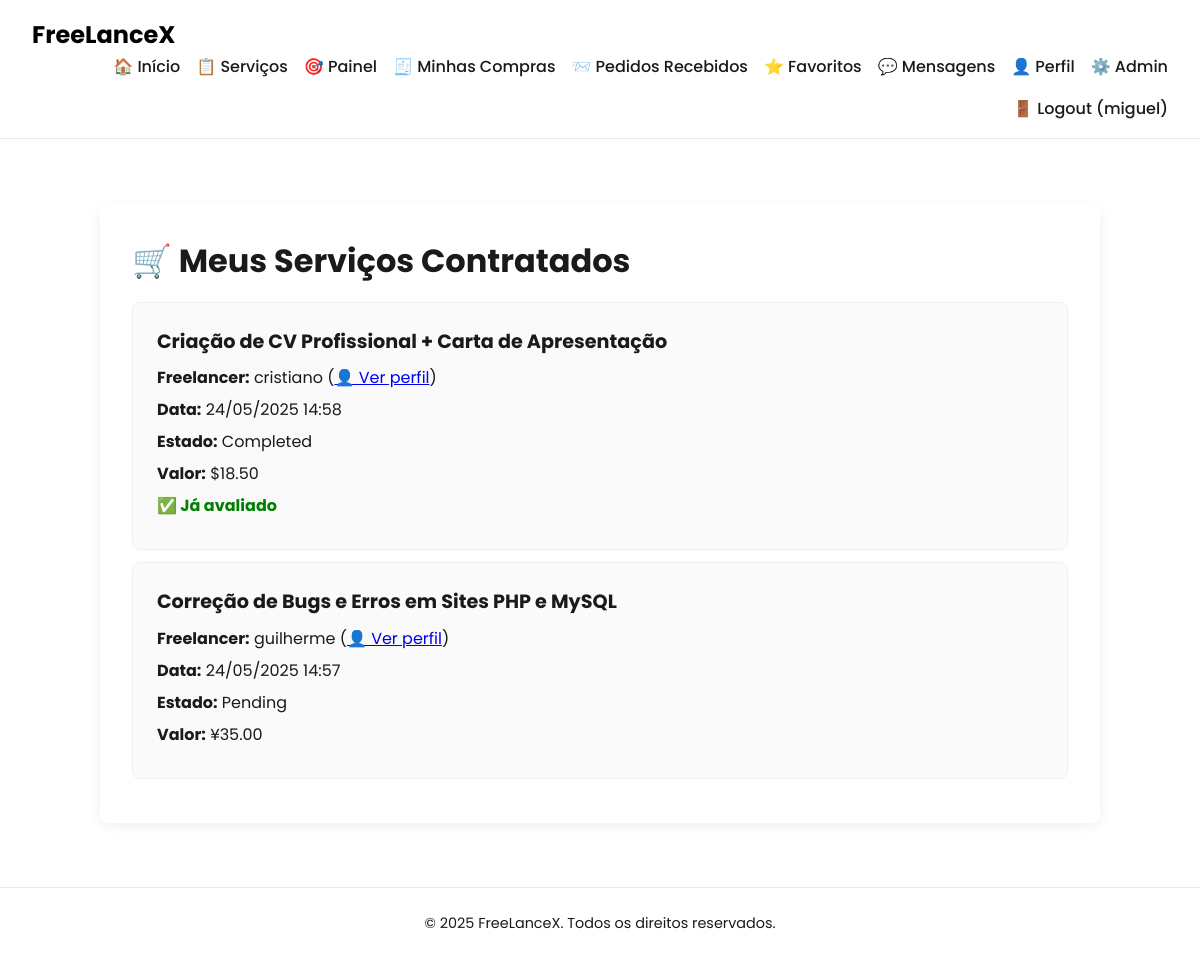
Screenshot of /pages/my_orders.php (signed in) with the database file from the repository.
### tables this page shows
CREATE TABLE transactions (
    id INTEGER PRIMARY KEY AUTOINCREMENT,
    client_id INTEGER NOT NULL,
    service_id INTEGER NOT NULL,
    status TEXT DEFAULT 'pending',
    created_at TEXT DEFAULT CURRENT_TIMESTAMP,
    completed_at TEXT, amount REAL, currency TEXT DEFAULT 'USD',
    FOREIGN KEY(client_id) REFERENCES users(id),
    FOREIGN KEY(service_id) REFERENCES services(id)
);

CREATE TABLE services (
    id INTEGER PRIMARY KEY AUTOINCREMENT,
    freelancer_id INTEGER NOT NULL,
    title TEXT NOT NULL,
    description TEXT,
    price REAL NOT NULL,
    delivery_time TEXT NOT NULL,
    category TEXT, 
    media_path TEXT,
    is_promoted INTEGER DEFAULT 0, currency TEXT DEFAULT 'USD', status TEXT DEFAULT 'pendente',
    FOREIGN KEY(freelancer_id) REFERENCES users(id)
);

CREATE TABLE users (
    id INTEGER PRIMARY KEY AUTOINCREMENT,
    username TEXT NOT NULL UNIQUE,
    email TEXT NOT NULL UNIQUE,
    password_hash TEXT NOT NULL,
    is_admin INTEGER DEFAULT 0
);

### pages/my_orders.php (the view, shortened to what this page needs)
<?php
require_once '../includes/db.php';
?>
<!DOCTYPE html>
<html lang="pt">
<?php include '../includes/head.php'; ?>
<body>
<?php include '../includes/header.php'; ?>
<?php
$user_id = $_SESSION['user_id'];
$stmt = $db->prepare("
    SELECT t.*, s.title, s.freelancer_id, u.username AS freelancer_name
    FROM transactions t
    JOIN services s ON t.service_id = s.id
    JOIN users u ON s.freelancer_id = u.id
    WHERE t.client_id = :uid
    ORDER BY t.created_at DESC
");
$stmt->execute([':uid' => $user_id]);
$orders = $stmt->fetchAll(PDO::FETCH_ASSOC);
function getCurrencySymbol($currency) {
    return match (strtoupper($currency)) {
        'USD' => '$',
        'EUR' => '€',
        'GBP' => '£',
        'BRL' => 'R$',
        'JPY' => '¥',
        default => $currency
    };
}
?>
<main class="dashboard-container">
    <h2>🛒 Meus Serviços Contratados</h2>
    <?php if (count($orders) === 0): ?>
        <p class="no-services">Ainda não contrataste nenhum serviço.</p>
    <?php else: ?>
        <ul class="service-list">
            <?php foreach ($orders as $order): ?>
                <li class="service-item">
                    <h4><?= htmlspecialchars($order['title']) ?></h4>
                    <p>
                        <strong>Freelancer:</strong>
                        <?= htmlspecialchars($order['freelancer_name']) ?>
                        (<a href="public_profile.php?id=<?= $order['freelancer_id'] ?>">👤 Ver perfil</a>)
                    </p>
                    <p><strong>Data:</strong> <?= date('d/m/Y H:i', strtotime($order['created_at'])) ?></p>
                    <p><strong>Estado:</strong> <?= ucfirst(htmlspecialchars($order['status'])) ?></p>
                    <p>
                        <strong>Valor:</strong>
                        <?= getCurrencySymbol($order['currency'] ?? '') . number_format($order['amount'], 2) ?>
                    </p>
                    <?php if ($order['status'] === 'completed'): ?>
                        <?php
                        $check = $db->prepare("SELECT 1 FROM reviews WHERE transaction_id = :tid");
                        $check->execute([':tid' => $order['id']]);
                        $alreadyReviewed = $check->fetchColumn();
                        ?>
                        <?php if (!$alreadyReviewed): ?>
                            <a href="service_review.php?transaction=<?= $order['id'] ?>" class="primary-btn">⭐ Avaliar Serviço</a>
                        <?php else: ?>
                            <p class="success">✅ Já avaliado</p>
                        <?php endif; ?>
                    <?php endif; ?>
                </li>
            <?php endforeach; ?>
        </ul>
    <?php endif; ?>
</main>
<?php include '../includes/footer.php'; ?>
</body>
</html>

### css/style.css (style rules this page uses)
:root { --primary: #000000; --bg-light: #ffffff; --text-color: #1a1a1a; --accent: #0070f3; --radius: 8px; --transition: all 0.3s ease-in-out; }
* { margin: 0; padding: 0; box-sizing: border-box; }
body { font-family: 'Poppins', sans-serif; background-color: var(--bg-light); color: var(--text-color); line-height: 1.6; }
main { max-width: 1000px; margin: 4rem auto 2rem auto; padding: 2rem; }
.success { color: green; font-weight: bold; }
.dashboard-container { max-width: 1000px; margin: 4rem auto; padding: 2rem; background: #fff; border-radius: var(--radius); box-shadow: 0 4px 12px rgba(0, 0, 0, 0.06); }
.dashboard-container h2 { font-size: 2rem; margin-bottom: 1rem; }
.service-list { list-style: none; padding: 0; }
.service-item { padding: 1.5rem; border: 1px solid #eee; border-radius: var(--radius); margin-bottom: 1.5rem; background: #fafafa; }
.service-item h4 { font-size: 1.2rem; margin-bottom: 0.5rem; }
.service-item p { margin: 0.4rem 0; }
.stats-list, .service-list { list-style: none; padding-left: 0; margin-top: 1rem; }
.service-list li { margin-bottom: 0.75rem; }
.success { color: green; font-weight: bold; margin-bottom: 1rem; }

### rows the page displays
transactions: service.title "Criação de CV Profissional + Carta de Apresentação", users.username "cristiano", created_at "24/05/2025 14:58", status "Completed", currency "$", amount "18.50", shows "✅ Já avaliado"
transactions: service.title "Correção de Bugs e Erros em Sites PHP e MySQL", users.username "guilherme", created_at "24/05/2025 14:57", status "Pending", currency "¥", amount "35.00"

### other values shown
$_SESSION['username'] "miguel"
